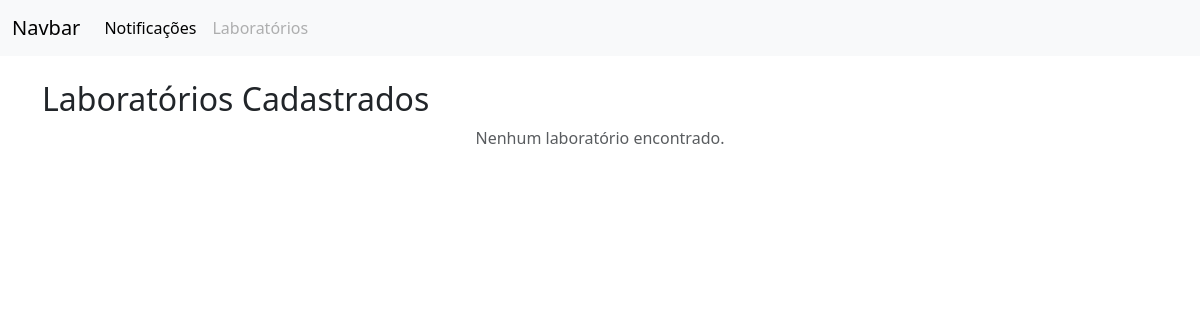
The page /view/laboratorios.php on the database as committed earlier.
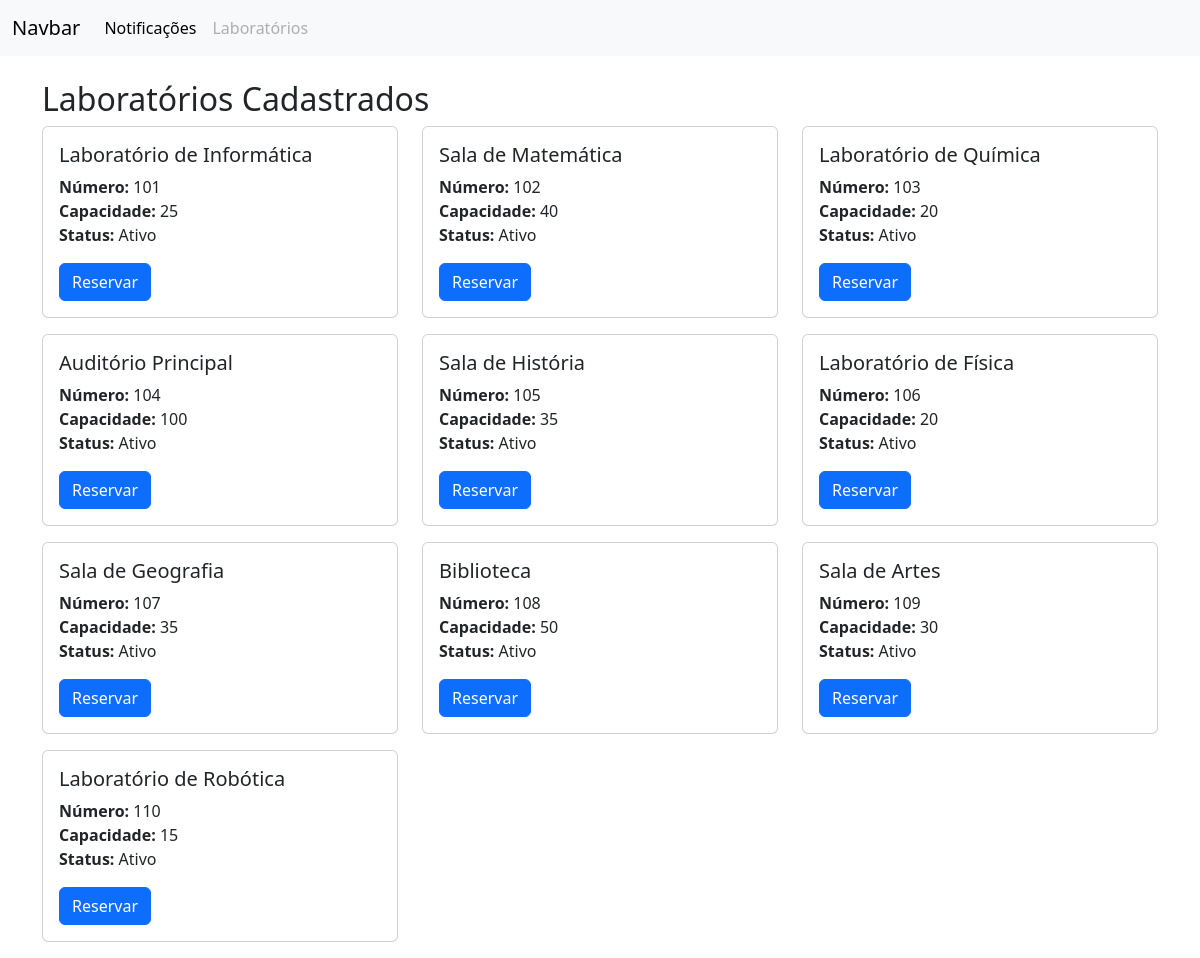
The same page on the database as committed later.
### tables this page shows
CREATE TABLE `sala` (
  `id_sala` int(11) NOT NULL,
  `numero_sala` int(11) NOT NULL,
  `titulo_sala` varchar(100) NOT NULL,
  `tipo_sala` enum('Teorica','Pratica','Mista') NOT NULL,
  `capacidade` int(11) NOT NULL,
  `status_sala` enum('Ativa','Ocupado','Inativa') DEFAULT 'Ativa',
  `created_at` timestamp NOT NULL DEFAULT current_timestamp(),
  `updated_at` timestamp NOT NULL DEFAULT current_timestamp() ON UPDATE current_timestamp()
);

### view/laboratorios.php (the view, shortened to what this page needs)
<?php
include '../conexao.php';
$sql = "SELECT * FROM sala";
$result = $conn->query($sql);
?>
<!DOCTYPE html>
<html lang="pt-br">
<head>
    <link rel="stylesheet" href="https://cdn.jsdelivr.net/npm/bootstrap@5.3.3/dist/css/bootstrap.min.css">
</head>
<body>
    <nav class="navbar navbar-expand-lg bg-body-tertiary">
        <div class="container-fluid">
            <a class="navbar-brand">Navbar</a>
            <div class="collapse navbar-collapse" id="navbarNavAltMarkup">
                <div class="navbar-nav">
                    <a class="nav-link active" aria-current="page" href="#">Notificações</a>
                    <a class="nav-link disabled" aria-disabled="true">Laboratórios</a>
                </div>
            </div>
        </div>
    </nav>
    <div class="container mt-4">
        <h2>Laboratórios Cadastrados</h2>
        <div class="row">
            <?php if ($result->num_rows > 0): ?>
                <?php while ($lab = $result->fetch_assoc()): ?>
                    <div class="col-md-4 mb-3">
                        <div class="card">
                            <div class="card-body">
                                <h5 class="card-title"><?= htmlspecialchars($lab['titulo_sala']) ?></h5>
                                <p class="card-text">
                                    <strong>Número:</strong> <?= $lab['numero_sala'] ?><br>
                                    <strong>Capacidade:</strong> <?= $lab['capacidade'] ?><br>
                                    <strong>Status:</strong>
                                    <?php
                                    if ($lab['status_sala'] === 'Ativa') {
                                        echo 'Ativo';
                                    } else if ($lab['status_sala'] === 'Ocupado') {
                                        echo 'Ocupado';
                                    } else {
                                        echo 'Inativo';
                                    }
                                    ?>
                                </p>
                                <button class="btn btn-primary" data-bs-toggle="modal" data-bs-target="#modalReserva"
                                    data-id="<?= $lab['id_sala'] ?>" data-titulo="<?= htmlspecialchars($lab['titulo_sala']) ?>"
                                    data-status="<?= $lab['status_sala'] ?>">
                                    Reservar
                                </button>
                            </div>
                        </div>
                    </div>
                <?php endwhile; ?>
            <?php else: ?>
                <div class="col-12">
                    <p class="text-center text-muted">Nenhum laboratório encontrado.</p>
                </div>
            <?php endif; ?>
        </div>
    </div>
</body>
</html>

Rows that differ between the two databases and show on the page:
added sala: titulo_sala "Laboratório de Informática", numero_sala "101", capacidade "25", status_sala "Ativo"
added sala: titulo_sala "Sala de Matemática", numero_sala "102", capacidade "40", status_sala "Ativo"
added sala: titulo_sala "Laboratório de Química", numero_sala "103", capacidade "20", status_sala "Ativo"
added sala: titulo_sala "Auditório Principal", numero_sala "104", capacidade "100", status_sala "Ativo"
added sala: titulo_sala "Sala de História", numero_sala "105", capacidade "35", status_sala "Ativo"
added sala: titulo_sala "Laboratório de Física", numero_sala "106", capacidade "20", status_sala "Ativo"
added sala: titulo_sala "Sala de Geografia", numero_sala "107", capacidade "35", status_sala "Ativo"
added sala: titulo_sala "Biblioteca", numero_sala "108", capacidade "50", status_sala "Ativo"
added sala: titulo_sala "Sala de Artes", numero_sala "109", capacidade "30", status_sala "Ativo"
added sala: titulo_sala "Laboratório de Robótica", numero_sala "110", capacidade "15", status_sala "Ativo"
Other text that changed with them:
text no longer shown: "Nenhum laboratório encontrado."
